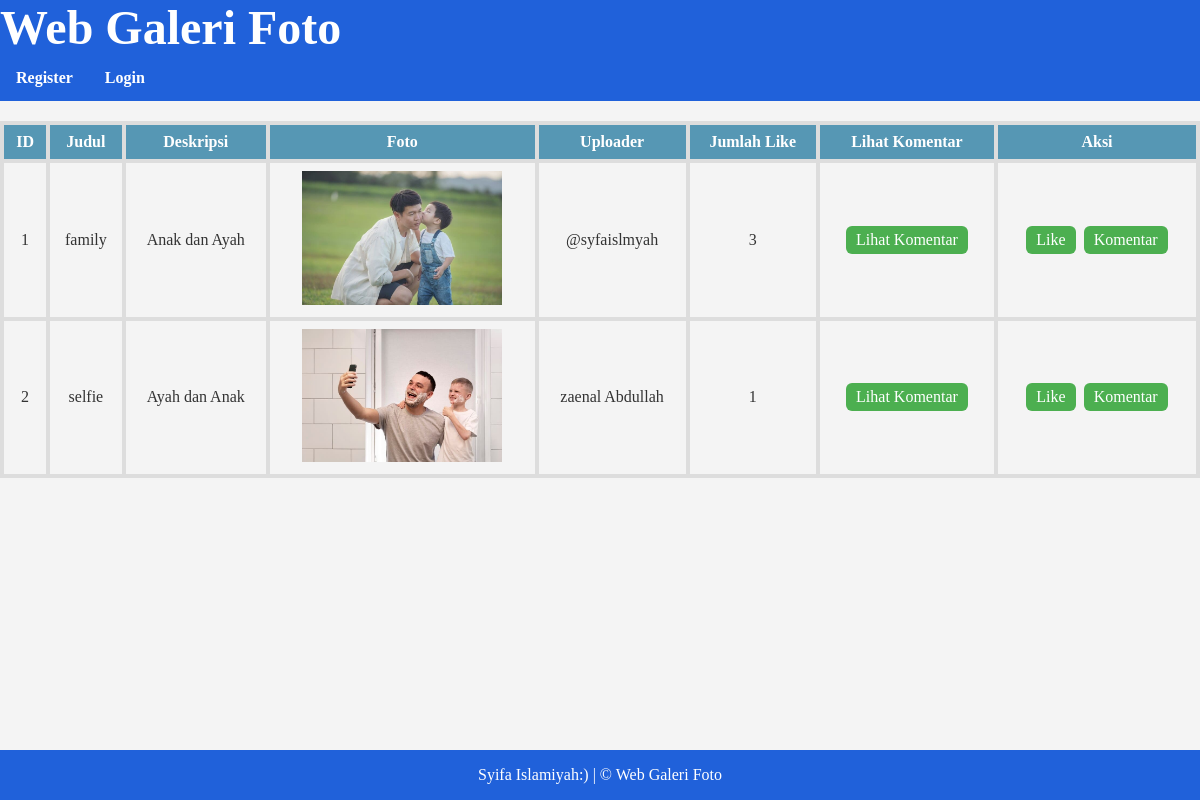
The page / on the database its author committed.
### tables this page shows
CREATE TABLE `foto` (
  `fotoid` int(11) NOT NULL,
  `judulfoto` varchar(255) NOT NULL,
  `deskripsifoto` text NOT NULL,
  `tanggalunggah` date NOT NULL,
  `lokasifile` varchar(255) NOT NULL,
  `albumid` int(11) NOT NULL,
  `userid` int(11) NOT NULL
);

CREATE TABLE `user` (
  `userid` int(11) NOT NULL,
  `username` varchar(255) NOT NULL,
  `password` varchar(255) NOT NULL,
  `email` varchar(255) NOT NULL,
  `namalengkap` varchar(255) NOT NULL,
  `alamat` text NOT NULL
);

### index.php (the view, shortened to what this page needs)
<!DOCTYPE html>
<html lang="en">
<head>
</head>
<body>
    <h1>Web Galeri Foto</h1>
    <?php
        if(!isset($_SESSION['userid'])){
    ?>
            <ul>
                <li><a href="register.php"><B>Register</B></a></li>
                <li><a href="login.php"><B>Login</B></a></li>
            </ul>
    <?php
        }
    ?>
    <table width="100%" border="1" cellpadding="5" cellspacing="0">
        <tr>
            <th>ID</th>
            <th>Judul</th>
            <th>Deskripsi</th>
            <th>Foto</th>
            <th>Uploader</th>
            <th>Jumlah Like</th>
            <th>Lihat Komentar</th>
            <th>Aksi</th>
        </tr>
        <?php
            include "koneksi.php";
            $sql=mysqli_query($conn,"SELECT * FROM foto,user WHERE foto.userid=user.userid");
            while($data=mysqli_fetch_array($sql)){
        ?>
            <tr>
                <td><?=$data['fotoid']?></td>
                <td><?=$data['judulfoto']?></td>
                <td><?=$data['deskripsifoto']?></td>
                <td>
                    <img src="gambar/<?=$data['lokasifile']?>" width="200px">
                </td>
                <td><?=$data['namalengkap']?></td>
                <td>
                    <?php
                        $fotoid=$data['fotoid'];
                        $sql2=mysqli_query($conn,"SELECT * from likefoto where fotoid='$fotoid'");
                        echo mysqli_num_rows($sql2);
                    ?>
                </td>
                <td>
                    <a href="lihatkomentar.php?fotoid=<?=$data['fotoid']?>">Lihat Komentar</a>
                </td>
                <td>
                    <a href="like.php?fotoid=<?=$data['fotoid']?>">Like</a>
                    <a href="komentar.php?fotoid=<?=$data['fotoid']?>">Komentar</a>
                </td>
            </tr>
        <?php
            }
        ?>
    </table>
    <div class="footer">
  <p>Syifa Islamiyah:) | &copy; Web Galeri Foto</p>
</div>
</body>
</html>

### index.php (style rules this page uses)
body { font-family: "Lucida Console"; margin: 0; padding: 0; background-color: #f4f4f4; color: #333; }
h1 { display: block; font: 3em Lucida; font-weight: bold; margin: 0; padding: 0; color: white; background-color: #2061da; }
ul { list-style-type: none; margin: 0; padding: 0; overflow: hidden; background-color: #2061da; }
li { float: left; }
li a { display: block; color: white; text-align: center; padding: 14px 16px; text-decoration: none; }
table { width: 100%; border-collapse: collapse; margin-top: 20px; }
th, td { border: 4px solid #ddd; padding: 8px; text-align: center; }
th { background-color: #5697b4; color: white; }
img { max-width: 100%; height: auto; }
td a { text-decoration: none; padding: 5px 10px; margin: 2px; display: inline-block; background-color: #4CAF50; color: white; border-radius: 6px; }
.footer { position: fixed; left: 0; bottom: 0; width: 100%; background-color: #2061da; color: white; text-align: center; }

### rows shown on the page
foto: fotoid "1", judulfoto "family", deskripsifoto "Anak dan Ayah", lokasifile (picture), userid.namalengkap "@syfaislmyah", mysqli_num_rows($sql2) "3"
foto: fotoid "2", judulfoto "selfie", deskripsifoto "Ayah dan Anak", lokasifile (picture), userid.namalengkap "zaenal Abdullah", mysqli_num_rows($sql2) "1"
